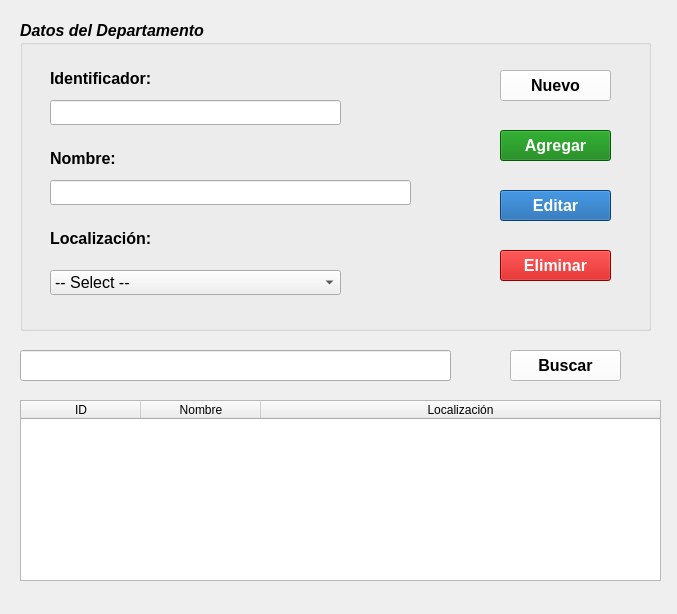
<?xml version="1.0" encoding="UTF-8"?>
<ui version="4.0">
 <class>FrmDepartamentos</class>
 <widget class="QWidget" name="FrmDepartamentos">
  <property name="geometry">
   <rect>
    <x>0</x>
    <y>0</y>
    <width>677</width>
    <height>614</height>
   </rect>
  </property>
  <property name="minimumSize">
   <size>
    <width>677</width>
    <height>614</height>
   </size>
  </property>
  <property name="windowTitle">
   <string>Gestión de departamentos</string>
  </property>
  <widget class="QGroupBox" name="gb_datosDepartamento">
   <property name="geometry">
    <rect>
     <x>20</x>
     <y>20</y>
     <width>631</width>
     <height>311</height>
    </rect>
   </property>
   <property name="font">
    <font>
     <pointsize>12</pointsize>
     <weight>75</weight>
     <italic>true</italic>
     <bold>true</bold>
    </font>
   </property>
   <property name="title">
    <string>Datos del Departamento  </string>
   </property>
   <widget class="QLabel" name="lbl_identificador">
    <property name="geometry">
     <rect>
      <x>30</x>
      <y>50</y>
      <width>111</width>
      <height>16</height>
     </rect>
    </property>
    <property name="font">
     <font>
      <pointsize>12</pointsize>
      <weight>75</weight>
      <italic>false</italic>
      <bold>true</bold>
     </font>
    </property>
    <property name="text">
     <string>Identificador:</string>
    </property>
   </widget>
   <widget class="QLabel" name="lbl_nombre">
    <property name="geometry">
     <rect>
      <x>30</x>
      <y>130</y>
      <width>81</width>
      <height>17</height>
     </rect>
    </property>
    <property name="font">
     <font>
      <pointsize>12</pointsize>
      <weight>75</weight>
      <italic>false</italic>
      <bold>true</bold>
     </font>
    </property>
    <property name="text">
     <string>Nombre:</string>
    </property>
   </widget>
   <widget class="QLabel" name="lbl_localizacion">
    <property name="geometry">
     <rect>
      <x>30</x>
      <y>210</y>
      <width>111</width>
      <height>17</height>
     </rect>
    </property>
    <property name="font">
     <font>
      <pointsize>12</pointsize>
      <weight>75</weight>
      <italic>false</italic>
      <bold>true</bold>
     </font>
    </property>
    <property name="text">
     <string>Localización:</string>
    </property>
   </widget>
   <widget class="QLineEdit" name="le_identificador">
    <property name="geometry">
     <rect>
      <x>30</x>
      <y>80</y>
      <width>291</width>
      <height>25</height>
     </rect>
    </property>
    <property name="font">
     <font>
      <pointsize>12</pointsize>
      <weight>50</weight>
      <italic>false</italic>
      <bold>false</bold>
     </font>
    </property>
    <property name="readOnly">
     <bool>true</bool>
    </property>
   </widget>
   <widget class="QLineEdit" name="le_nombre">
    <property name="geometry">
     <rect>
      <x>30</x>
      <y>160</y>
      <width>361</width>
      <height>25</height>
     </rect>
    </property>
    <property name="font">
     <font>
      <pointsize>12</pointsize>
      <weight>50</weight>
      <italic>false</italic>
      <bold>false</bold>
     </font>
    </property>
   </widget>
   <widget class="QComboBox" name="cbx_localizacion">
    <property name="geometry">
     <rect>
      <x>30</x>
      <y>250</y>
      <width>291</width>
      <height>25</height>
     </rect>
    </property>
    <property name="font">
     <font>
      <pointsize>12</pointsize>
      <weight>50</weight>
      <italic>false</italic>
      <bold>false</bold>
     </font>
    </property>
    <property name="toolTip">
     <string>&lt;html&gt;&lt;head/&gt;&lt;body&gt;&lt;p&gt;Select&lt;/p&gt;&lt;p&gt;&lt;br/&gt;&lt;/p&gt;&lt;/body&gt;&lt;/html&gt;</string>
    </property>
    <item>
     <property name="text">
      <string>-- Select --</string>
     </property>
    </item>
   </widget>
   <widget class="QPushButton" name="btn_eliminar">
    <property name="geometry">
     <rect>
      <x>480</x>
      <y>230</y>
      <width>111</width>
      <height>31</height>
     </rect>
    </property>
    <property name="minimumSize">
     <size>
      <width>111</width>
      <height>31</height>
     </size>
    </property>
    <property name="font">
     <font>
      <pointsize>12</pointsize>
      <weight>75</weight>
      <italic>false</italic>
      <bold>true</bold>
     </font>
    </property>
    <property name="toolTip">
     <string>&lt;html&gt;&lt;head/&gt;&lt;body&gt;&lt;p&gt;&lt;a name=&quot;docs-internal-guid-bab997e6-7fff-9ebb-1345-25d89d2521de&quot;/&gt;&lt;span style=&quot; font-family:'Arial'; font-weight:400; color:#000000; background-color:transparent;&quot;&gt;E&lt;/span&gt;&lt;span style=&quot; font-family:'Arial'; font-weight:400; color:#000000; background-color:transparent;&quot;&gt;limina un registro&lt;/span&gt;&lt;/p&gt;&lt;/body&gt;&lt;/html&gt;</string>
    </property>
    <property name="styleSheet">
     <string notr="true">color: White;
background-color: rgb(201,0,0)</string>
    </property>
    <property name="text">
     <string>Eliminar</string>
    </property>
    <property name="icon">
     <iconset resource="../recursos/iconosApp.qrc">
      <normaloff>:/iconosCrud/delete40.png</normaloff>:/iconosCrud/delete40.png</iconset>
    </property>
    <property name="iconSize">
     <size>
      <width>20</width>
      <height>20</height>
     </size>
    </property>
   </widget>
   <widget class="QPushButton" name="btn_agregar">
    <property name="geometry">
     <rect>
      <x>480</x>
      <y>110</y>
      <width>111</width>
      <height>31</height>
     </rect>
    </property>
    <property name="minimumSize">
     <size>
      <width>111</width>
      <height>31</height>
     </size>
    </property>
    <property name="font">
     <font>
      <pointsize>12</pointsize>
      <weight>75</weight>
      <italic>false</italic>
      <bold>true</bold>
     </font>
    </property>
    <property name="toolTip">
     <string>&lt;html&gt;&lt;head/&gt;&lt;body&gt;&lt;p&gt;&lt;span style=&quot; font-family:'Arial'; font-weight:400; color:#000000; background-color:transparent;&quot;&gt;Crea un registro&lt;/span&gt;&lt;/p&gt;&lt;/body&gt;&lt;/html&gt;</string>
    </property>
    <property name="styleSheet">
     <string notr="true">color: White;
background-color:rgb(7,125,8)</string>
    </property>
    <property name="text">
     <string>Agregar</string>
    </property>
    <property name="icon">
     <iconset resource="../recursos/iconosApp.qrc">
      <normaloff>:/iconosCrud/add40.png</normaloff>:/iconosCrud/add40.png</iconset>
    </property>
    <property name="iconSize">
     <size>
      <width>20</width>
      <height>20</height>
     </size>
    </property>
   </widget>
   <widget class="QPushButton" name="btn_editar">
    <property name="geometry">
     <rect>
      <x>480</x>
      <y>170</y>
      <width>111</width>
      <height>31</height>
     </rect>
    </property>
    <property name="minimumSize">
     <size>
      <width>111</width>
      <height>31</height>
     </size>
    </property>
    <property name="font">
     <font>
      <pointsize>12</pointsize>
      <weight>75</weight>
      <italic>false</italic>
      <bold>true</bold>
     </font>
    </property>
    <property name="toolTip">
     <string>&lt;html&gt;&lt;head/&gt;&lt;body&gt;&lt;p&gt;&lt;a name=&quot;docs-internal-guid-9f32f1a0-7fff-3aa2-c71f-d8139ac015ba&quot;/&gt;&lt;span style=&quot; font-family:'Arial'; font-weight:400; color:#000000; background-color:transparent;&quot;&gt;E&lt;/span&gt;&lt;span style=&quot; font-family:'Arial'; font-weight:400; color:#000000; background-color:transparent;&quot;&gt;dita un registro ya existente&lt;/span&gt;&lt;/p&gt;&lt;/body&gt;&lt;/html&gt;</string>
    </property>
    <property name="styleSheet">
     <string notr="true">color: White;
background-color: rgb(12,91,166)</string>
    </property>
    <property name="text">
     <string>Editar</string>
    </property>
    <property name="icon">
     <iconset resource="../recursos/iconosApp.qrc">
      <normaloff>:/iconosCrud/edit40.png</normaloff>:/iconosCrud/edit40.png</iconset>
    </property>
    <property name="iconSize">
     <size>
      <width>20</width>
      <height>20</height>
     </size>
    </property>
   </widget>
   <widget class="QPushButton" name="btn_limpiar">
    <property name="geometry">
     <rect>
      <x>480</x>
      <y>50</y>
      <width>111</width>
      <height>31</height>
     </rect>
    </property>
    <property name="minimumSize">
     <size>
      <width>111</width>
      <height>31</height>
     </size>
    </property>
    <property name="font">
     <font>
      <pointsize>12</pointsize>
      <weight>75</weight>
      <italic>false</italic>
      <bold>true</bold>
     </font>
    </property>
    <property name="toolTip">
     <string>&lt;html&gt;&lt;head/&gt;&lt;body&gt;&lt;p&gt;&lt;span style=&quot; font-weight:400;&quot;&gt;Limpia los campos del formulario&lt;/span&gt;&lt;/p&gt;&lt;/body&gt;&lt;/html&gt;</string>
    </property>
    <property name="styleSheet">
     <string notr="true">color: Black;
background-color:white
</string>
    </property>
    <property name="text">
     <string>Nuevo</string>
    </property>
    <property name="icon">
     <iconset resource="../recursos/iconosApp.qrc">
      <normaloff>:/iconosCrud/clean40.png</normaloff>:/iconosCrud/clean40.png</iconset>
    </property>
    <property name="iconSize">
     <size>
      <width>20</width>
      <height>20</height>
     </size>
    </property>
   </widget>
  </widget>
  <widget class="QLineEdit" name="le_buscador">
   <property name="geometry">
    <rect>
     <x>20</x>
     <y>350</y>
     <width>431</width>
     <height>31</height>
    </rect>
   </property>
   <property name="font">
    <font>
     <pointsize>12</pointsize>
    </font>
   </property>
  </widget>
  <widget class="QPushButton" name="btn_buscar">
   <property name="geometry">
    <rect>
     <x>510</x>
     <y>350</y>
     <width>111</width>
     <height>31</height>
    </rect>
   </property>
   <property name="font">
    <font>
     <pointsize>12</pointsize>
     <weight>75</weight>
     <bold>true</bold>
    </font>
   </property>
   <property name="styleSheet">
    <string notr="true">color: Black;
background-color: rgb(255, 255, 255)</string>
   </property>
   <property name="text">
    <string>Buscar</string>
   </property>
   <property name="icon">
    <iconset resource="../recursos/iconosApp.qrc">
     <normaloff>:/iconosCrud/search40.png</normaloff>:/iconosCrud/search40.png</iconset>
   </property>
   <property name="iconSize">
    <size>
     <width>20</width>
     <height>20</height>
    </size>
   </property>
  </widget>
  <widget class="QTableWidget" name="tw_registroDepartamentos">
   <property name="geometry">
    <rect>
     <x>20</x>
     <y>400</y>
     <width>641</width>
     <height>181</height>
    </rect>
   </property>
   <property name="sizeAdjustPolicy">
    <enum>QAbstractScrollArea::AdjustToContents</enum>
   </property>
   <property name="editTriggers">
    <set>QAbstractItemView::NoEditTriggers</set>
   </property>
   <property name="selectionMode">
    <enum>QAbstractItemView::SingleSelection</enum>
   </property>
   <property name="selectionBehavior">
    <enum>QAbstractItemView::SelectRows</enum>
   </property>
   <attribute name="horizontalHeaderDefaultSectionSize">
    <number>120</number>
   </attribute>
   <attribute name="horizontalHeaderStretchLastSection">
    <bool>true</bool>
   </attribute>
   <column>
    <property name="text">
     <string>ID</string>
    </property>
   </column>
   <column>
    <property name="text">
     <string>Nombre</string>
    </property>
   </column>
   <column>
    <property name="text">
     <string>Localización</string>
    </property>
   </column>
  </widget>
 </widget>
 <tabstops>
  <tabstop>btn_limpiar</tabstop>
  <tabstop>btn_agregar</tabstop>
  <tabstop>btn_editar</tabstop>
  <tabstop>btn_eliminar</tabstop>
  <tabstop>le_identificador</tabstop>
  <tabstop>le_nombre</tabstop>
  <tabstop>cbx_localizacion</tabstop>
  <tabstop>le_buscador</tabstop>
  <tabstop>btn_buscar</tabstop>
  <tabstop>tw_registroDepartamentos</tabstop>
 </tabstops>
 <resources>
  <include location="../recursos/iconosApp.qrc"/>
 </resources>
 <connections/>
</ui>
